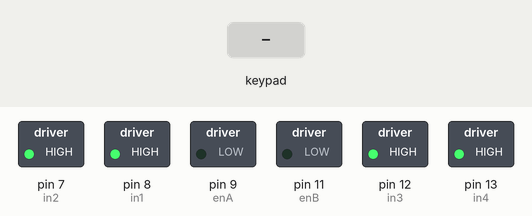
Bench run of a sketch on a simulated Arduino Uno, built with avr-gcc and run on an emulated ATmega328P. Parts: switched loads named in the sketch (green lamp = pin HIGH). Inputs (shaded band) come from the test bench.

Above: at 1.2 s.
1.3 s: key 'U' pressed
At 2.4 s:
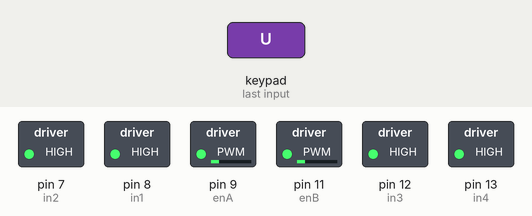
3.2 s: key 'D' pressed
At 3.41 s:
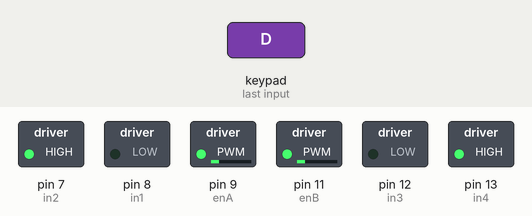
5.1 s: key 'L' pressed
At 5.3 s:
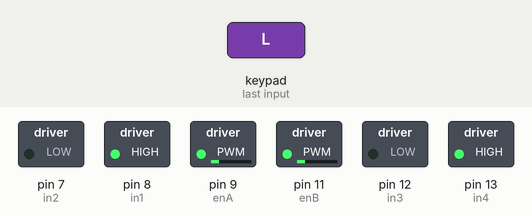
7.0 s: key 'R' pressed
At 7.2 s:
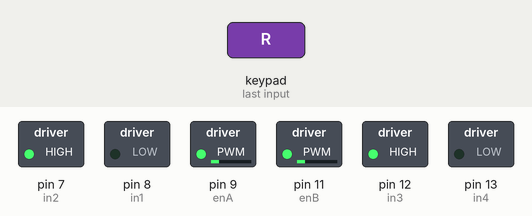
Timing chart, 0 to 9.9 s (numbered marks = the images above; inputs shaded):
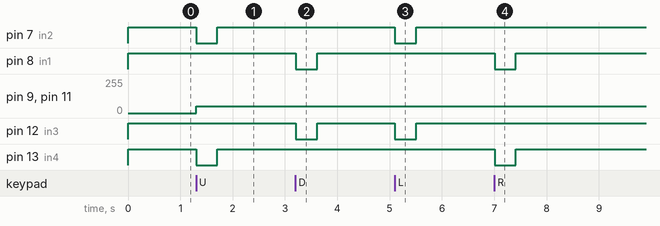

The sketch:

basic_driving_w_dabble.ino
```cpp
/*

This code combines the functionality of Dabble_BT_starter code with the motor controller details taught in Technical Module #3 to help you get your rover driving sooner!


Visit https://ai.thestempedia.com/docs/dabble-app/getting-started-with-dabble/
for more details and use of the other buttons on the gamepad

ATTENTION: Please ensure that;
Tx of the HC-06 connects to D2 on the UNO
Rx of the HC-06 connects to D3 on the UNO
Do not change this^^^^

Finally, set your serial monitor to 250000 baud to match the setup below
*/

#define CUSTOM_SETTINGS
#define INCLUDE_GAMEPAD_MODULE
#include <Dabble.h>

// connect motor controller pins to Arduino digital pins
// right motor
int enA = 9;
int in1 = 8;
int in2 = 7;
// left motor
int enB = 11;
int in3 = 12;
int in4 = 13;

// set base speed for motors
int speed = 50;

void setup() {
  // put your setup code here, to run once:
  Serial.begin(250000);
  Dabble.begin(9600);

  // set all the motor control pins to outputs
  pinMode(enA, OUTPUT);
  pinMode(in1, OUTPUT);
  pinMode(in2, OUTPUT);
  pinMode(enB, OUTPUT);
  pinMode(in3, OUTPUT);
  pinMode(in4, OUTPUT);
}


void loop() {
  // put your main code here, to run repeatedly:
  Dabble.processInput();

  if (GamePad.isUpPressed()) {
    drive('F'); //forwards
  }
  else if (GamePad.isDownPressed()) {
    drive('B'); //backwards
  }
  else if (GamePad.isRightPressed()) {
    drive('R'); //right
  }
  else if (GamePad.isLeftPressed()) {
    drive('L'); //left
  }
  else {
    stop();
  }

}

void drive(char dir){
  analogWrite(enA, speed);
  analogWrite(enB, speed);
  if (dir == 'F'){
    spin(in1, in2);
    spin(in3, in4);
  }
  if (dir == 'B'){
    spin(in2, in1);
    spin(in4, in3);
  }
  if (dir == 'R'){
    spin(in2, in1);
    spin(in3, in4);
  }
  if (dir == 'L'){
    spin(in1, in2);
    spin(in4, in3);
  }
  delay(10);
}

void spin(int pin1, int pin2){
  digitalWrite(pin1, HIGH);
  digitalWrite(pin2, LOW);
}

void stop(){
  digitalWrite(in1, HIGH);
  digitalWrite(in2, HIGH);
  digitalWrite(in3, HIGH);
  digitalWrite(in4, HIGH);
  delay(10);
}
```

Measured:
- after the input at 1.3 s, pin 7 (in2), pin 13 (in4): HIGH → LOW at once, → HIGH 0.40 s later; pin 9 (enA), pin 11 (enB): 0/255 → 50/255 at once
- after the input at 3.2 s, pin 8 (in1), pin 12 (in3): HIGH → LOW at once, → HIGH 0.40 s later
- after the input at 5.1 s, pin 7 (in2), pin 12 (in3): HIGH → LOW at once, → HIGH 0.40 s later
- after the input at 7.0 s, pin 8 (in1), pin 13 (in4): HIGH → LOW at once, → HIGH 0.40 s later
